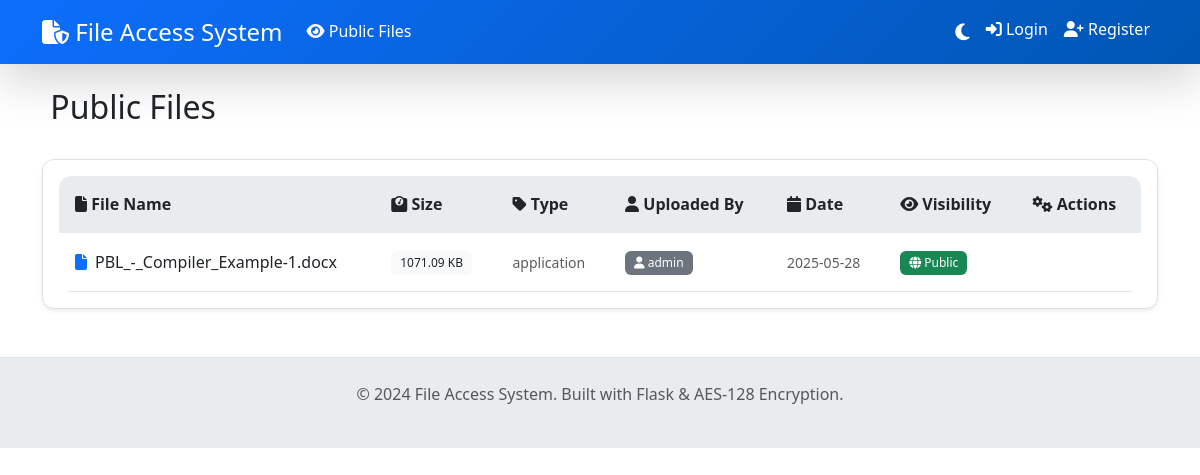
The app's page /files/list with its own data.
### tables this page shows
CREATE TABLE files (
            id INTEGER PRIMARY KEY AUTOINCREMENT,
            filename TEXT NOT NULL,
            original_filename TEXT NOT NULL,
            file_path TEXT NOT NULL,
            file_size INTEGER NOT NULL,
            file_type TEXT NOT NULL,
            uploaded_by INTEGER NOT NULL,
            folder TEXT NOT NULL DEFAULT 'user',
            visibility TEXT NOT NULL DEFAULT 'private',
            is_encrypted BOOLEAN DEFAULT 1,
            upload_date TIMESTAMP DEFAULT CURRENT_TIMESTAMP,
            FOREIGN KEY (uploaded_by) REFERENCES users (id)
        );

CREATE TABLE users (
            id INTEGER PRIMARY KEY AUTOINCREMENT,
            username TEXT UNIQUE NOT NULL,
            email TEXT UNIQUE NOT NULL,
            password_hash TEXT NOT NULL,
            role TEXT NOT NULL DEFAULT 'user',
            status TEXT NOT NULL DEFAULT 'pending',
            created_at TIMESTAMP DEFAULT CURRENT_TIMESTAMP
        );

### file_manager.py (the view)
@file_bp.route('/list')
def list_files():
    conn = get_db_connection()
    if 'user_id' in session:
        if session.get('role') == 'admin':
            files = conn.execute(
                '''SELECT f.*, u.username FROM files f
                   JOIN users u ON f.uploaded_by = u.id
                   ORDER BY f.upload_date DESC'''
            ).fetchall()
        else:
            files = conn.execute(
                '''SELECT f.*, u.username FROM files f
                   JOIN users u ON f.uploaded_by = u.id
                   WHERE f.uploaded_by = ? OR f.visibility = "public"
                   ORDER BY f.upload_date DESC''',
                (session['user_id'],)
            ).fetchall()
    else:
        files = conn.execute(
            '''SELECT f.*, u.username FROM files f
               JOIN users u ON f.uploaded_by = u.id
               WHERE f.visibility = "public"
               ORDER BY f.upload_date DESC'''
        ).fetchall()
    conn.close()
    return render_template('file_list.html', files=files)

### database.py (called while the page is built)
def get_db_connection():
    conn = sqlite3.connect(Config.DATABASE)
    conn.row_factory = sqlite3.Row
    return conn

### templates/file_list.html (shortened to what this page needs)
{% extends "base.html" %}
{% block content %}
<div class="d-flex justify-content-between align-items-center mb-4">
    <h2 class="slide-in-left">
        {% if session.user_id %}
            {% if session.role == 'admin' %}All Files{% else %}Your Files{% endif %}
        {% else %}
            Public Files
        {% endif %}
    </h2>
</div>
<div class="card">
    <div class="card-body">
        {% if files %}
            <div class="table-responsive">
                <table class="table table-hover">
                    <thead>
                        <tr>
                            <th><i class="fas fa-file"></i> File Name</th>
                            <th><i class="fas fa-weight"></i> Size</th>
                            <th><i class="fas fa-tag"></i> Type</th>
                            <th><i class="fas fa-user"></i> Uploaded By</th>
                            <th><i class="fas fa-calendar"></i> Date</th>
                            <th><i class="fas fa-eye"></i> Visibility</th>
                            <th><i class="fas fa-cogs"></i> Actions</th>
                        </tr>
                    </thead>
                    <tbody>
                        {% for file in files %}
                        <tr>
                            <td>
                                <div class="d-flex align-items-center">
                                    {% if file.file_type.startswith('image/') %}
                                        <i class="fas fa-image text-success me-2"></i>
                                    {% elif file.file_type.startswith('text/') %}
                                        <i class="fas fa-file-alt text-info me-2"></i>
                                    {% elif file.file_type == 'application/pdf' %}
                                        <i class="fas fa-file-pdf text-danger me-2"></i>
                                    {% elif 'zip' in file.file_type or 'rar' in file.file_type %}
                                        <i class="fas fa-file-archive text-warning me-2"></i>
                                    {% else %}
                                        <i class="fas fa-file text-primary me-2"></i>
                                    {% endif %}
                                    <span class="fw-medium">{{ file.original_filename }}</span>
                                </div>
                            </td>
                            <td>
                                <span class="badge bg-light text-dark">
                                    {{ "%.2f"|format(file.file_size / 1024) }} KB
                                </span>
                            </td>
                            <td>
                                <small class="text-muted">{{ file.file_type.split('/')[0] }}</small>
                            </td>
                            <td>
                                <span class="badge bg-secondary">
                                    <i class="fas fa-user"></i> {{ file.username }}
                                </span>
                            </td>
                            <td>
                                <small class="text-muted">{{ file.upload_date[:10] }}</small>
                            </td>
                            <td>
                                {% if file.visibility == 'public' %}
                                    <span class="badge bg-success">
                                        <i class="fas fa-globe"></i> Public
                                    </span>
                                {% else %}
                                    <span class="badge bg-secondary">
                                        <i class="fas fa-lock"></i> Private
                                    </span>
                                {% endif %}
                            </td>
                            <td>
                            </td>
                        </tr>
                        {% endfor %}
                    </tbody>
                </table>
            </div>
        {% endif %}
    </div>
</div>
{% endblock %}

### static/css/style.css (style rules this page uses)
:root { --bg-color: #ffffff; --text-color: #212529; --card-bg: #ffffff; --border-color: #dee2e6; --navbar-bg: #0d6efd; --navbar-text: #ffffff; --sidebar-bg: #f8f9fa; --hover-bg: #e9ecef; --shadow: 0 0.125rem 0.25rem rgba(0, 0, 0, 0.075); --shadow-lg: 0 1rem 3rem rgba(0, 0, 0, 0.175); --primary-color: #0d6efd; --success-color: #198754; --danger-color: #dc3545; --warning-color: #ffc107; --info-color: #0dcaf0; }
* { transition: all 0.3s ease; }
body { background-color: var(--bg-color); color: var(--text-color); font-family: "Segoe UI", Tahoma, Geneva, Verdana, sans-serif; line-height: 1.6; }
.card { background-color: var(--card-bg); border: 1px solid var(--border-color); box-shadow: var(--shadow); border-radius: 12px; overflow: hidden; margin-bottom: 1.5rem; }
.table { background-color: var(--card-bg); border-radius: 12px; overflow: hidden; margin-bottom: 0; }
.table th { background-color: var(--hover-bg); border: none; font-weight: 600; color: var(--text-color); padding: 1rem; }
.table td { border-color: var(--border-color); vertical-align: middle; padding: 1rem; color: var(--text-color); }
.table-responsive { border-radius: 12px; }
.badge { font-size: 0.75em; padding: 0.5em 0.75em; border-radius: 6px; font-weight: 500; }
.badge.bg-success { background-color: var(--success-color) !important; }
.badge.bg-secondary { background-color: #6c757d !important; }
.fade-in { animation: fadeIn 0.5s ease-in; }
.slide-in-left { animation: slideInLeft 0.5s ease-out; }

### templates/base.html (style rules this page uses)
:root { --bg-color: #ffffff; --text-color: #212529; --card-bg: #ffffff; --border-color: #dee2e6; --navbar-bg: #0d6efd; --navbar-text: #ffffff; --sidebar-bg: #f8f9fa; --hover-bg: #e9ecef; --shadow: 0 0.125rem 0.25rem rgba(0, 0, 0, 0.075); --shadow-lg: 0 1rem 3rem rgba(0, 0, 0, 0.175); }
* { transition: all 0.3s ease; }
body { background-color: var(--bg-color); color: var(--text-color); font-family: 'Segoe UI', Tahoma, Geneva, Verdana, sans-serif; }
.card { background-color: var(--card-bg); border: 1px solid var(--border-color); box-shadow: var(--shadow); border-radius: 12px; overflow: hidden; }
.table { background-color: var(--card-bg); border-radius: 12px; overflow: hidden; }
.table th { background-color: var(--hover-bg); border: none; font-weight: 600; }
.table td { border-color: var(--border-color); vertical-align: middle; }
.badge { font-size: 0.75em; padding: 0.5em 0.75em; border-radius: 6px; }
.fade-in { animation: fadeIn 0.5s ease-in; }

### records on screen
files: original_filename "PBL_-_Compiler_Example-1.docx", file.file_size/1024 "1071.09", file_type "application", username "admin", upload_date "2025-05-28", visibility "public" (drawn)
